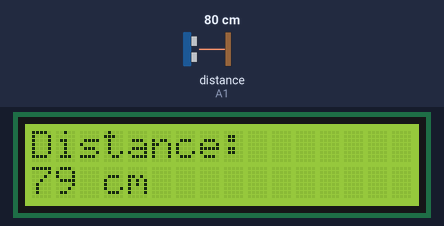
A program run on a simulated STM32 Nucleo. Shown: 16×2 character LCD. Wiring (inferred from the names in the program): ultrasonic range finder: trigger A0; echo A1. The inputs (shaded band) are chosen by the test bench; at power-on: distance to the obstacle (sensor on A1) 80 cm. The echo pulse lasts 58.3 µs per cm; what the program prints to the serial monitor is not drawn.

Above: at 1.3 s.
1.4 s: distance to the obstacle (sensor on A1) set to 2 cm
At 3.0 s:
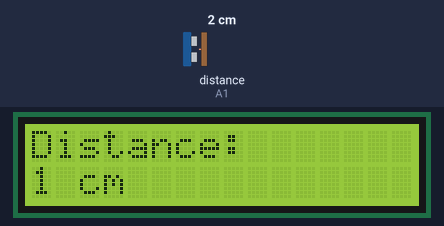
3.5 s: distance to the obstacle (sensor on A1) set to 4 cm
At 4.5 s:
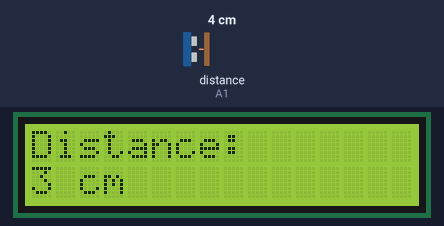
5.5 s: distance to the obstacle (sensor on A1) set to 9 cm
At 7.3 s:
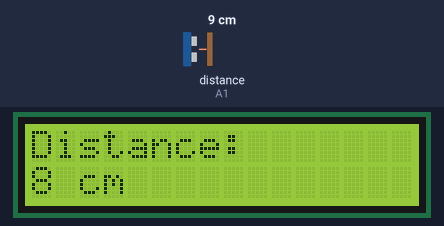
Timing chart, 0 to 8.8 s (numbered marks = the images above; inputs shaded):
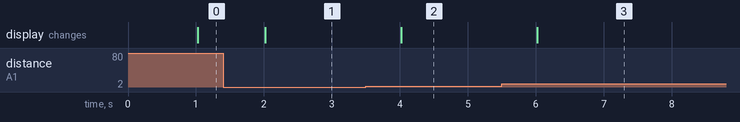

Measured:
- after the input at 1.4 s, the display: changes after 0.62 s (image 1)
- after the input at 3.5 s, the display: changes after 0.52 s (image 2)
- after the input at 5.5 s, the display: changes after 0.52 s (image 3)

The program:

main.cpp
```cpp
#include <Arduino.h>
#include <Wire.h>
#include <LiquidCrystal_I2C.h>

// Pin definitions for the ultrasonic sensor
#define TRIG_PIN PA0
#define ECHO_PIN PA1

LiquidCrystal_I2C lcd(0x27, 16, 2);  // set the LCD address to 0x27 for a 16 chars and 2 line display

// Time intervals
unsigned long serialInterval = 3000;  // Interval for serial output (in milliseconds)
unsigned long lcdInterval = 1000;     // Interval for LCD update (in milliseconds)

unsigned long previousLCDMillis = 0;

void setup() {
  // Initialize the LCD
  lcd.init();
  lcd.begin(16, 2);  // initialize the lcd
  lcd.backlight();

  // Print initial message to the LCD
  lcd.print("OKEJ");

  // Initialize serial communication for debugging
  Serial.begin(9600);

  // Set up the ultrasonic sensor pins
  pinMode(TRIG_PIN, OUTPUT);
  pinMode(ECHO_PIN, INPUT);

  // Confirmation message to serial monitor
  Serial.println("Setup complete. Waiting for input...");
}

void loop() {
  // Get the current time
  unsigned long currentMillis = millis();

  // Measure the distance with the ultrasonic sensor
  digitalWrite(TRIG_PIN, LOW);
  delayMicroseconds(2);
  digitalWrite(TRIG_PIN, HIGH);
  delayMicroseconds(10);
  digitalWrite(TRIG_PIN, LOW);
  long duration = pulseIn(ECHO_PIN, HIGH);
  long distance = duration * 0.034 / 2;


  // Update the LCD display every 1000 ms
  if (currentMillis - previousLCDMillis >= lcdInterval) {
    previousLCDMillis = currentMillis;  // Update the last LCD update time

    Serial.print(distance);

    // Print the distance to the LCD
    lcd.clear();
    lcd.setCursor(0, 0);
    lcd.print("Distance: ");
    lcd.setCursor(0, 1);
    lcd.print(distance);
    lcd.print(" cm");
  }
}
```
